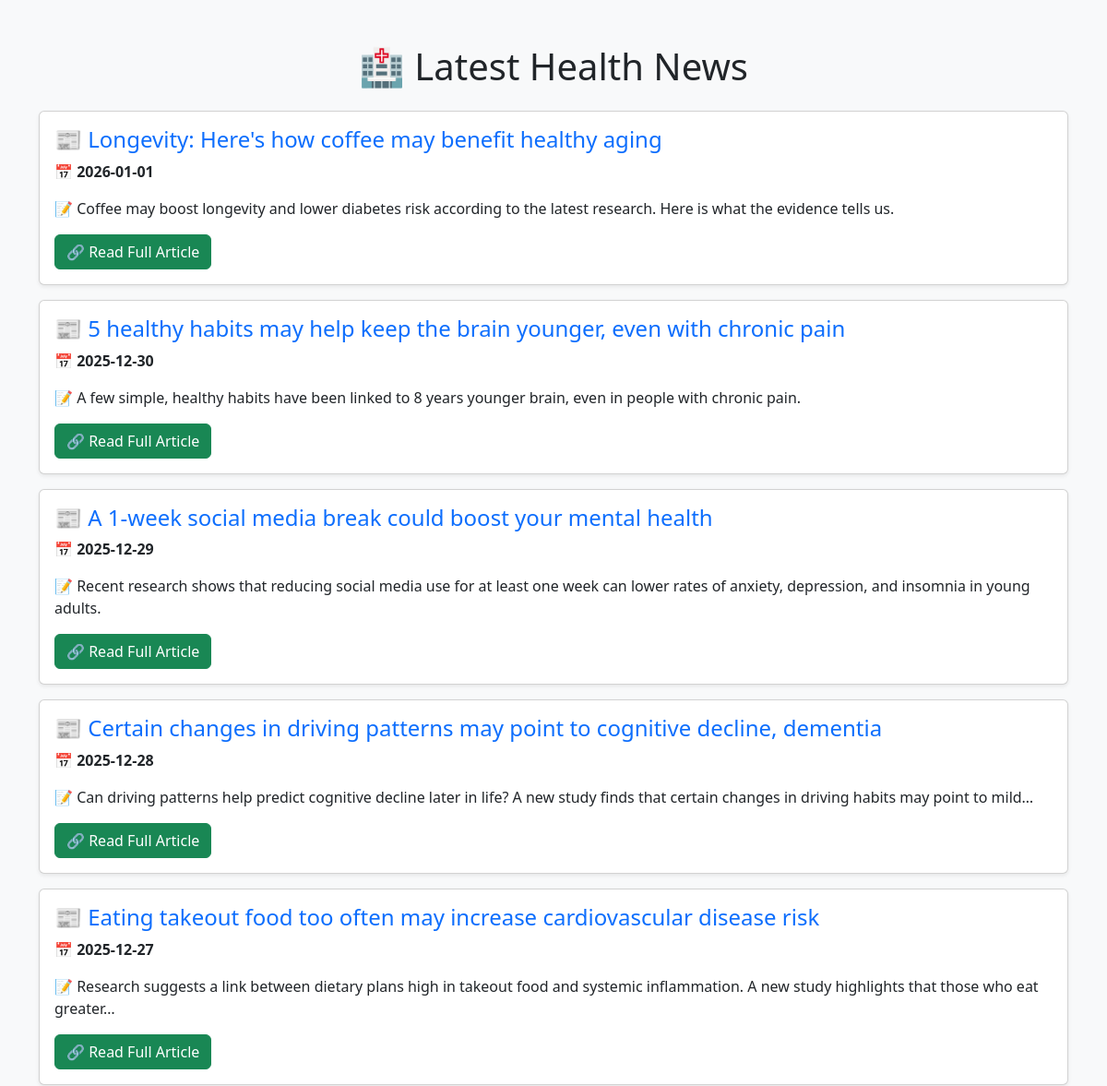
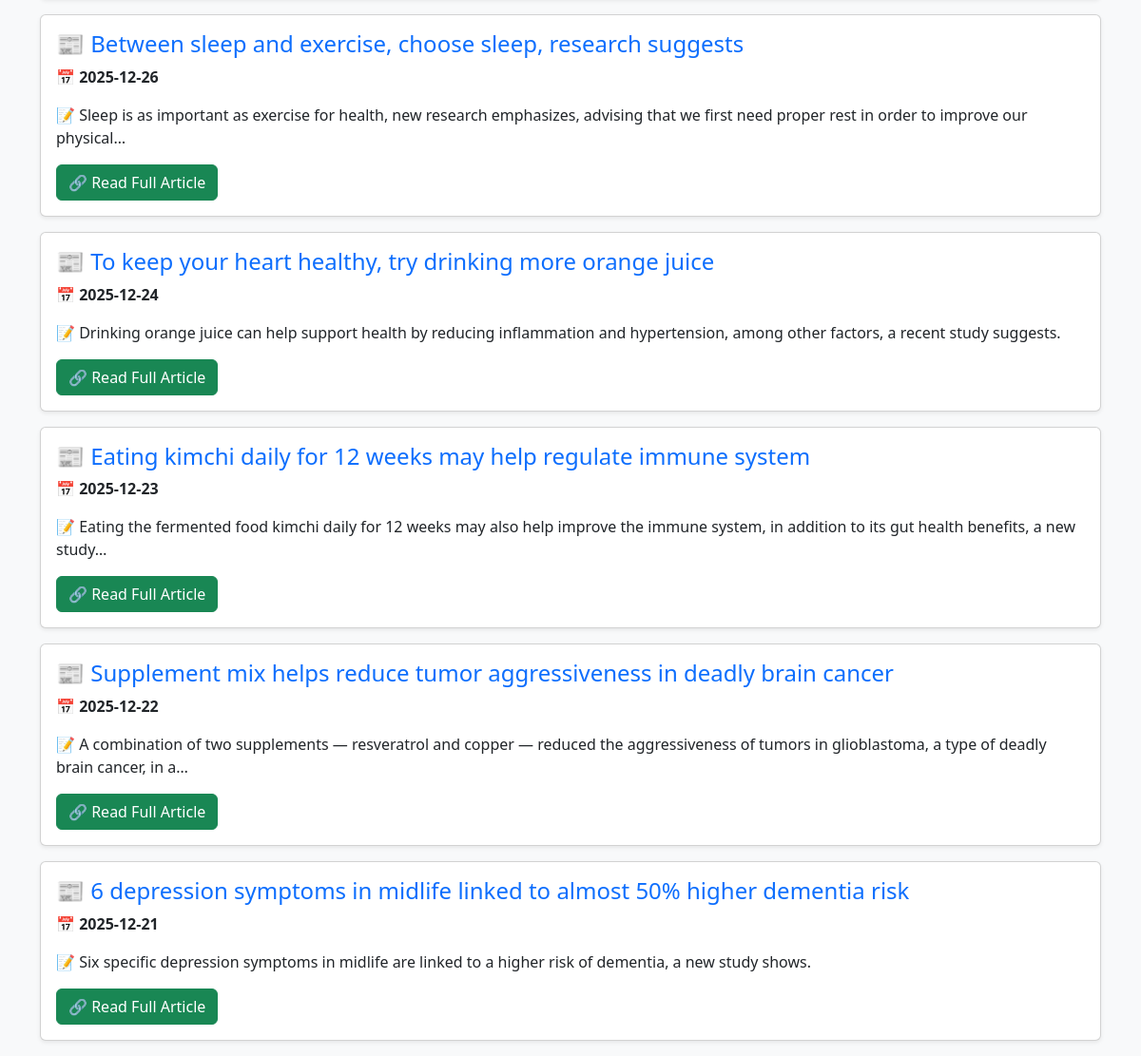
Before: / with the older database file (2 pictures, top to bottom).
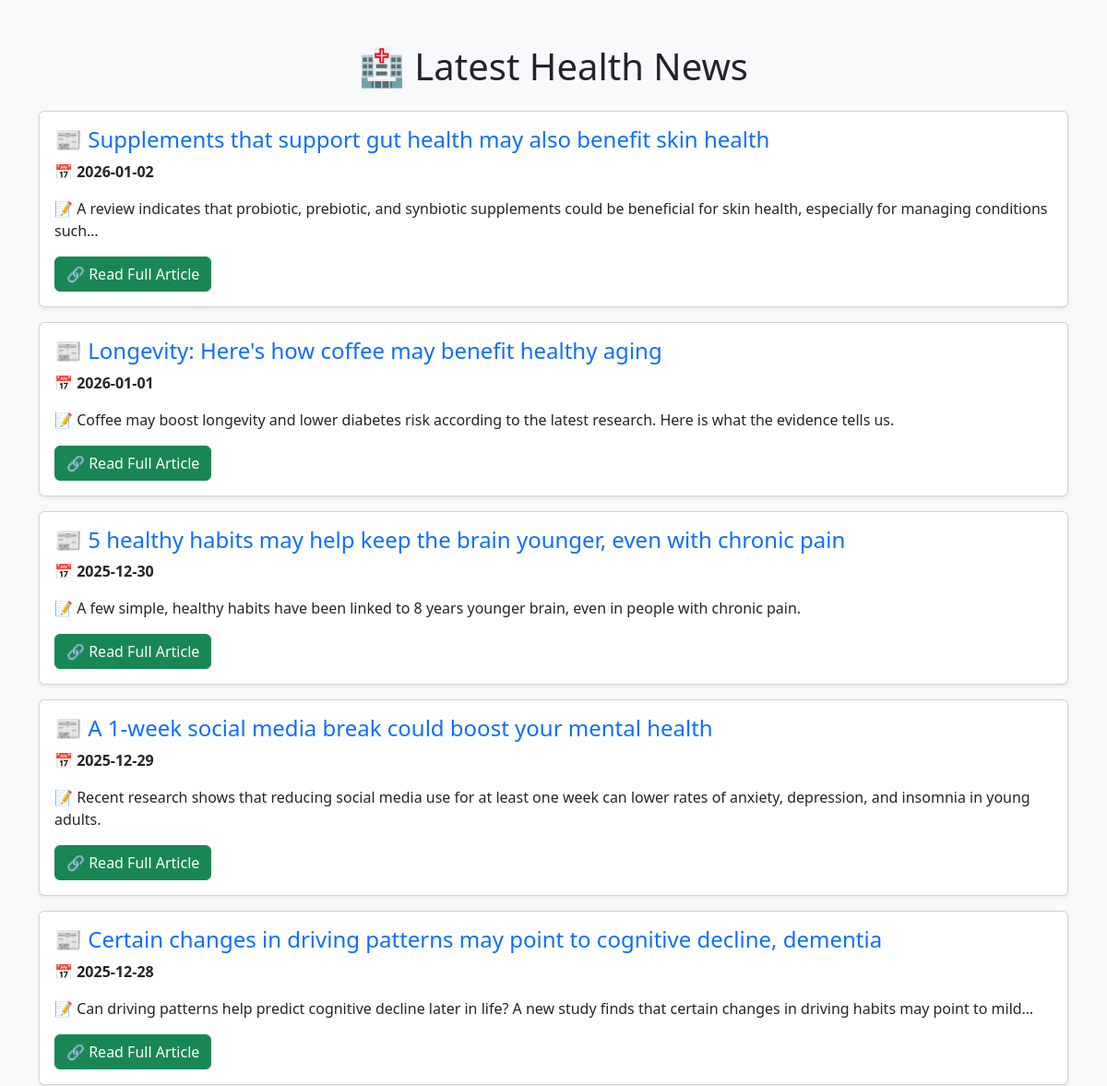
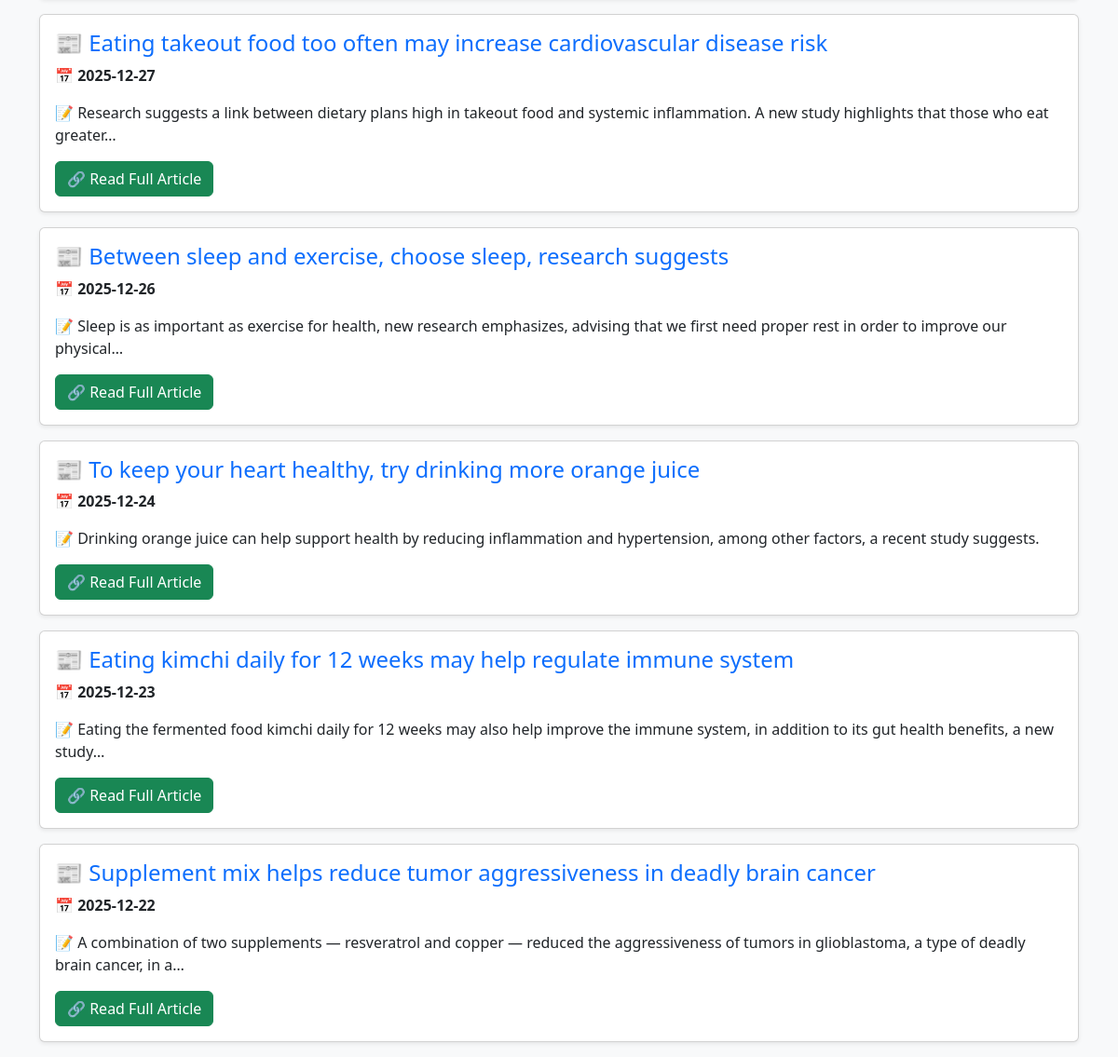
After: the same page with the newer database file (2 pictures, top to bottom).
### tables this page shows
CREATE TABLE news (
        id INTEGER PRIMARY KEY AUTOINCREMENT,
        date TEXT NOT NULL,
        title TEXT UNIQUE, 
        description TEXT,
        news_url TEXT
    );

### app.py (the view)
@app.route("/")
def index():
    page = request.args.get("page", 1, type=int)  # Get the current page number
    limit = 10  # Number of articles per page
    offset = (page - 1) * limit  # Calculate the offset
    news = fetch_news(limit, offset)
    return render_template("index.html", news=news, page=page)

### app.py (called while the page is built)
def fetch_news(limit=10, offset=0):
    conn = sqlite3.connect("health_news.db")
    cursor = conn.cursor()
    cursor.execute("SELECT date, title, description, news_url FROM news ORDER BY date DESC LIMIT ? OFFSET ?", (limit, offset))
    news_list = cursor.fetchall()
    conn.close()
    return news_list

### templates/index.html (shortened to what this page needs)
<!DOCTYPE html>
<html lang="en">
<head>
    <link href="https://cdn.jsdelivr.net/npm/bootstrap@5.3.0/dist/css/bootstrap.min.css" rel="stylesheet">
</head>
<body class="bg-light">
    <div class="container mt-5">
        <h1 class="text-center mb-4">🏥 Latest Health News</h1>
        {% for article in news %}
        <div class="card mb-3 shadow-sm">
            <div class="card-body">
                <h4 class="card-title text-primary">📰 {{ article[1] }}</h4>
                <p class="card-text">📅 <strong>{{ article[0] }}</strong></p>
                <p class="card-text">📝 {{ article[2] }}</p>
                <a href="{{ article[3] }}" class="btn btn-success" target="_blank">🔗 Read Full Article</a>
            </div>
        </div>
        {% endfor %}
    </div>
</body>
</html>

Changed rows visible on the page:
no longer on this page (row unchanged): news: title "6 depression symptoms in midlife linked to almost 50% higher dementia risk", date "2025-12-21", description "Six specific depression symptoms in midlife are linked to a higher risk of dementia, a new study shows."
added news: title "Supplements that support gut health may also benefit skin health", date "2026-01-02", description "A review indicates that probiotic, prebiotic, and synbiotic supplements could be beneficial for skin health, especially for managing conditions such…"
